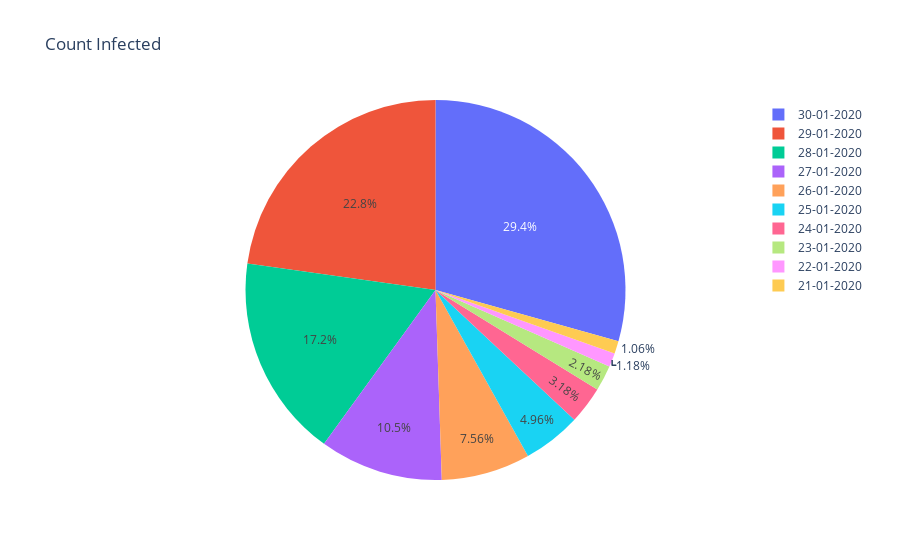
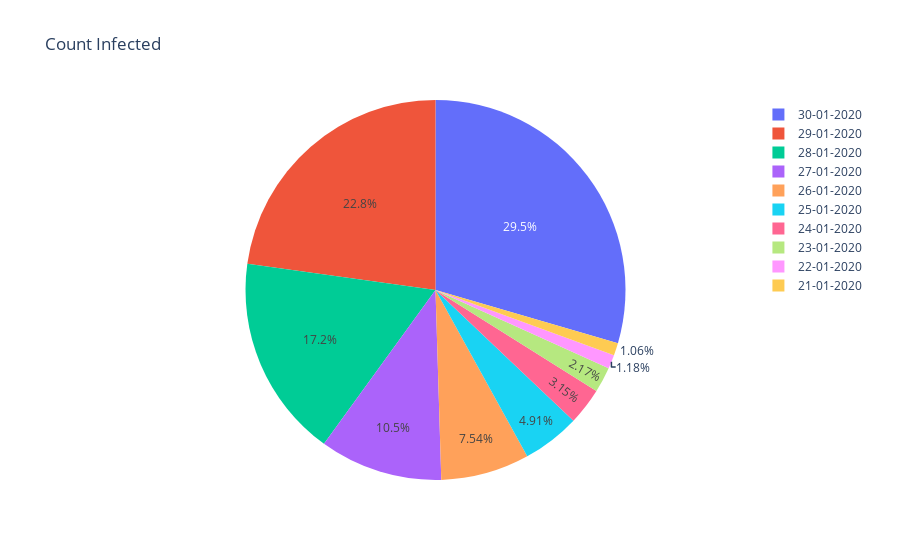
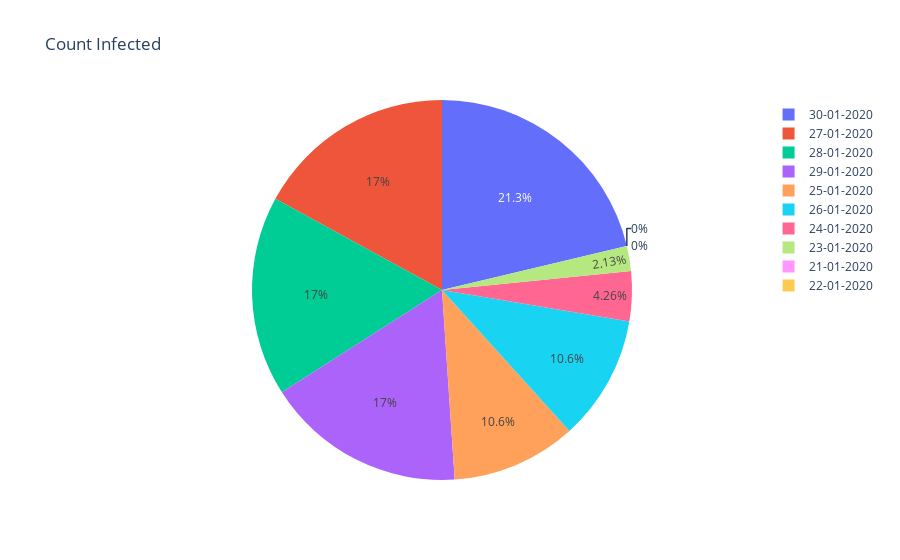
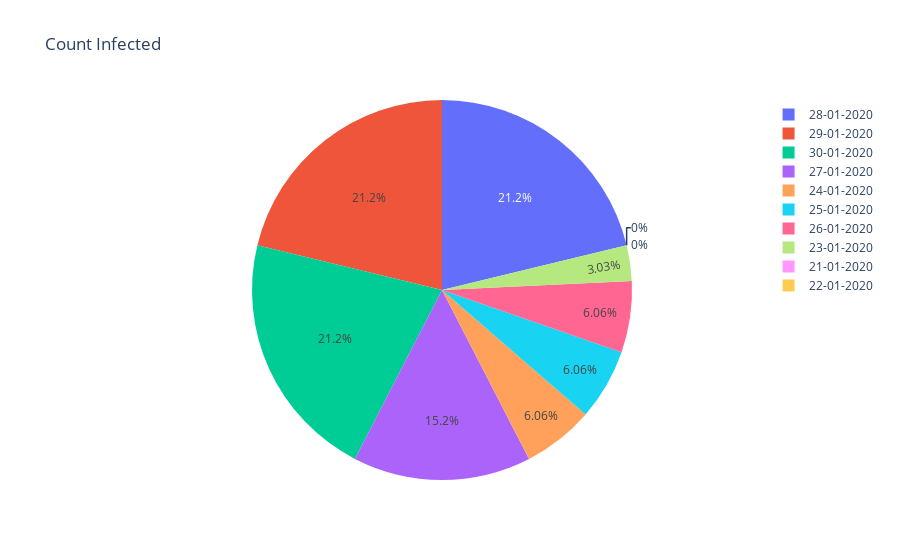

The notebook cell these images were saved under, in order:
### Code cell
countries=df.drop('Date', axis=1)
def plot_growth(dates, Country):
    plt.rcParams['figure.figsize']=(20,10)
    plt.plot_date(dates,country)
    plt.xlabel("Dates",fontsize=18)
    plt.xlabel("Infected",fontsize=16)

    for country in counties.columns:
        plot_growth(df['Date'], df[country])
for country in countries.columns:
    fig =px.pie(df,values=country,names='Date',title=f'Count Infected')
    fig.show()

### Figure 1 — Plotly figure (JSON) as saved in the notebook; plotly's stock layout.template omitted (floating-point values rounded to 4 significant figures)
{"data": [{"domain": {"x": [0, 1], "y": [0, 1]}, "hoverlabel": {"namelength": 0}, "hovertemplate": "Date=%{label}<br>Total=%{value}", "labels": ["21-01-2020", "22-01-2020", "23-01-2020", "24-01-2020", "25-01-2020", "26-01-2020", "27-01-2020", "28-01-2020", "29-01-2020", "30-01-2020"], "legendgroup": "", "name": "", "showlegend": true, "type": "pie", "values": [282, 314, 581, 846, 1320, 2014, 2798, 4593, 6065, 7818]}], "layout": {"legend": {"tracegroupgap": 0}, "title": {"text": "Count Infected"}}}

### Figure 2 — Plotly figure (JSON) as saved in the notebook; plotly's stock layout.template omitted (floating-point values rounded to 4 significant figures)
{"data": [{"domain": {"x": [0, 1], "y": [0, 1]}, "hoverlabel": {"namelength": 0}, "hovertemplate": "Date=%{label}<br>China=%{value}", "labels": ["21-01-2020", "22-01-2020", "23-01-2020", "24-01-2020", "25-01-2020", "26-01-2020", "27-01-2020", "28-01-2020", "29-01-2020", "30-01-2020"], "legendgroup": "", "name": "", "showlegend": true, "type": "pie", "values": [278, 309, 568, 825, 1287, 1975, 2744, 4515, 5974, 7736]}], "layout": {"legend": {"tracegroupgap": 0}, "title": {"text": "Count Infected"}}}

### Figure 3 — Plotly figure (JSON) as saved in the notebook; plotly's stock layout.template omitted (floating-point values rounded to 4 significant figures)
{"data": [{"domain": {"x": [0, 1], "y": [0, 1]}, "hoverlabel": {"namelength": 0}, "hovertemplate": "Date=%{label}<br>Hong Kong=%{value}", "labels": ["21-01-2020", "22-01-2020", "23-01-2020", "24-01-2020", "25-01-2020", "26-01-2020", "27-01-2020", "28-01-2020", "29-01-2020", "30-01-2020"], "legendgroup": "", "name": "", "showlegend": true, "type": "pie", "values": [0, 0, 1, 2, 5, 5, 8, 8, 8, 10]}], "layout": {"legend": {"tracegroupgap": 0}, "title": {"text": "Count Infected"}}}

### Figure 4 — Plotly figure (JSON) as saved in the notebook; plotly's stock layout.template omitted (floating-point values rounded to 4 significant figures)
{"data": [{"domain": {"x": [0, 1], "y": [0, 1]}, "hoverlabel": {"namelength": 0}, "hovertemplate": "Date=%{label}<br>Macau=%{value}", "labels": ["21-01-2020", "22-01-2020", "23-01-2020", "24-01-2020", "25-01-2020", "26-01-2020", "27-01-2020", "28-01-2020", "29-01-2020", "30-01-2020"], "legendgroup": "", "name": "", "showlegend": true, "type": "pie", "values": [0, 0, 1, 2, 2, 2, 5, 7, 7, 7]}], "layout": {"legend": {"tracegroupgap": 0}, "title": {"text": "Count Infected"}}}
